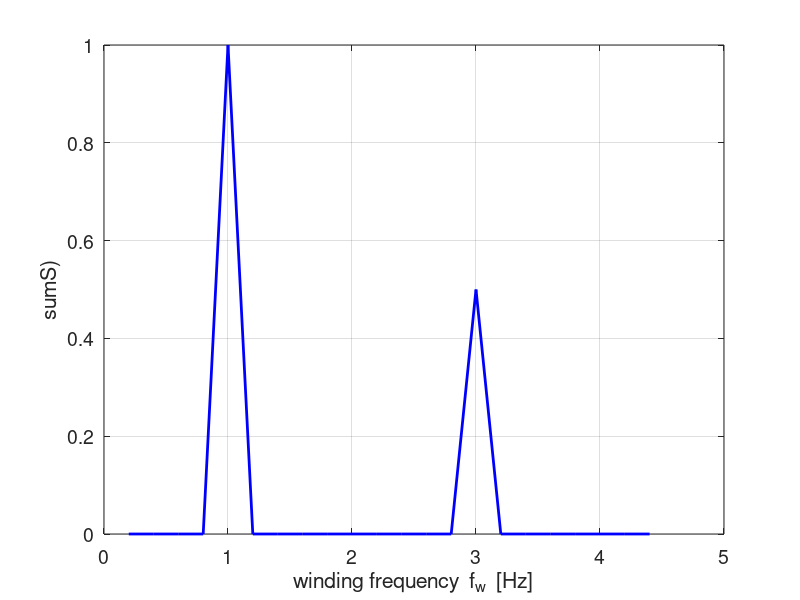
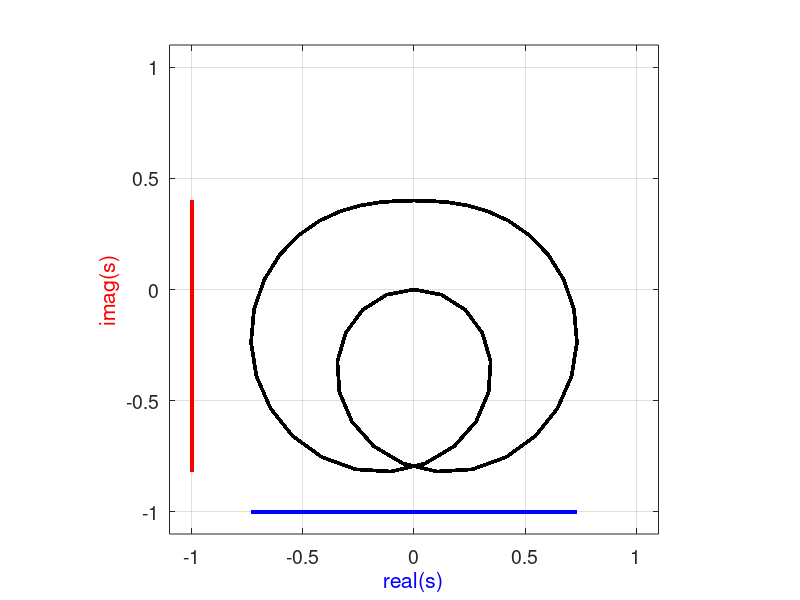

These charts were generated, in order, by the following MATLAB code:
% mathComplex4B.m

% A Visual Approach to the Fourier Transform
%   but what is a Fourier Transform?

% DOING PHYSICS WITH MATLAB 
%    https://d-arora.github.io/Doing-Physics-With-Matlab/
% Documentation
%    http://www.physics.usyd.edu.au/teach_res/mp/doc/mathComplex4.htm

% This script was inspiration from the youtube video �But what is the Fourier Transform?
%   A visual Introduction� by 3Blue1Brown
%   https://www.youtube.com/watch?v=spUNpyF58BY
%   Matlab programs were developed to create similar figures
%   and to connect the ideas presented in the video.

% For different simulation you may need to make small chnages to the
% script.

% Matlab Version 2018a / 180917

% Ian Cooper
% email: ian.cooper@sydney.edu.au
% School of Physics, University of Sydney

% John A Sims 
% email: john.sims@ufabc.edu.br
% Biomedical Engineering Department
% Federal University of ABC   Sao Bernardo Campus Brasil

clear
close all
clc


% INPUT SECTION =======================================================

% Winding frequency  [min = 0.5  max = 4 Hz Nfw = 1000]
fwMin = 0.2; fwMax = 4.4; Nfw = 22;
% Winding frequency for plot [1]
fwPlot = 3;
% Simulation time    [ 3 s]
tMax = 50;
% Number of calculation  [5000]
N = 5001;
% Signal period  [1]
T = 1;

% CALCULATION SECTION =================================================
f = 1/T;
w = 2*pi*f;
t = linspace(0,tMax,N);
fw = linspace(fwMin,fwMax,Nfw);

% **********************************************************************
% Signal function h(t)
%  h = A.*sin(2*pi*f*t);
   h = ( 0.8.*sin(2*pi*f*t) + 0.4.*sin(2*pi*3*f*t) );

% ***********************************************************************

%  index for winding frequencty phase plot
nfw = find(fw > fwPlot,1)-1;

%
 s = complex(zeros(Nfw,N)); sumS = complex(zeros(Nfw,1));
for cc = 1 : Nfw
 s(cc,:) = h.* exp(-1i*2*pi*fw(cc)*t);
 sumS(cc) = sum(s(cc,:));
end

% for f = 1:numel(wf)
%     compS(f,:) = s.*exp(-2*pi*1i*wf(f)*t);
%     SumcompS(f) = sum(compS(f,:));

 % GRAPHICS SECTION ====================================================

figure(1)   
  pos = [0.05 0.05 0.30 0.2];
  set(gcf,'Units','normalized');
  set(gcf,'Position',pos);
  set(gcf,'color','w');
  
  xP = fw; yP = abs(sumS)./max(abs(sumS));
  plot(xP,yP,'b','linewidth',2)
    
  grid on
  box on
  set(gca,'fontsize',14)
  xlabel('winding frequency  f_w  [Hz]') 
  ylabel('sumS)')



figure(2)   % phase plot
  pos = [0.05 0.35 0.25 0.30];
  set(gcf,'Units','normalized');
  set(gcf,'Position',pos);
  set(gcf,'color','w');
  
  xP = real(s(nfw,:)); yP = -1.*ones(1,numel(xP));
    plot(xP,yP,'b','linewidth',2)
  hold on
  yP = imag(s(nfw,:)); xP = -1.*ones(1,numel(xP));
    plot(xP,yP,'r','linewidth',2)
   xP = real(s(nfw,:)); yP = imag(s(nfw,:));  
      plot(xP,yP,'k','linewidth',2)
%       
  xlim([-1.1 1.1])
  ylim([-1.1 1.1])
  set(gca,'xtick',-1:0.5:1)
  set(gca,'ytick',-1:0.5:1)
  grid on
  box on
  set(gca,'fontsize',14)
  xlabel('real(s)','color','b') 
  ylabel('imag(s)','color','r') 
  axis square 
  
%   tm1 = 'f = ';       tm2 = num2str(f, '%2.1f'); tm3 = '  Hz';
%   tm4 = '    f_w = ';  tm5 = num2str(fw,'%2.1f');
%   tm6 = '  Hz';
%   tm = [tm1 tm2 tm3 tm4 tm5 tm6];
%   title(tm,'fontweight','normal')
% % 
% figure(3)   %  [3D] view of complex function 
%   pos = [0.6 0.4 0.3 0.3];
%   set(gcf,'Units','normalized');
%   set(gcf,'Position',pos);
%   set(gcf,'color','w');
%  
%    xP = t; yP = real(s); zP = imag(s); 
%    plot3(xP,yP,zP,'k','linewidth',3);   
%   
%   hold on
%   xP = t; yP = real(s); zP = -R.*ones(1,length(t)); 
%   %zP = zeros(1,length(t));        % set off-set to zero
%   plot3(xP,yP,zP,'b','linewidth',2);
%   
%   xP = t; zP = imag(s); yP = R.*ones(1,length(t)); 
%   %yP = zeros(1,length(t));        % set off-set to zero
%   plot3(xP,yP,zP,'r','linewidth',2);
%   
%   xP = t(1); zP = imag(s(1)); yP = real(s(1)); 
%   Hplot = plot3(xP,yP,zP,'ko');
%   set(Hplot,'markersize',6,'markerfacecolor',[0 0 0],'markeredgecolor',[0 0 0])
%   
%   xlabel('t','color','k','fontsize',16)
%   ylabel('real(s)','color','b','fontsize',16)
%   zlabel('imag(s)       ','color','r','fontsize',16,'Rotation',0)
% 
%   zlim([-1.1 1.1])
%   ylim([-1.1 1.1])
%   set(gca,'xtick',0:1:max(t))
%   set(gca,'ytick',-1:0.5:1)
%   set(gca,'ztick',-1:0.5:1)
%   box on
%   grid on
%   set(gca,'fontsize',14)
